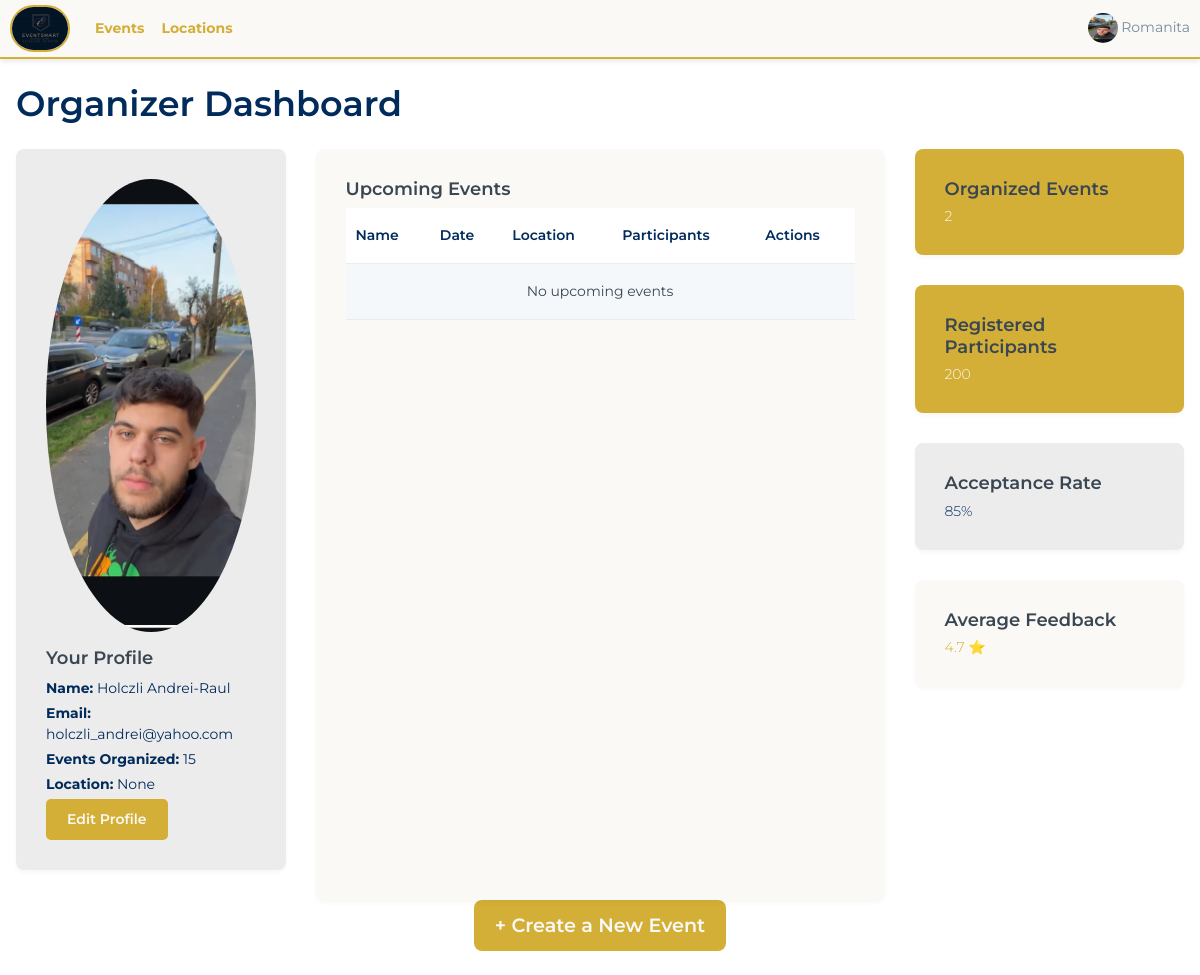
The page /home-organizer/ (signed in) on the database as committed earlier.
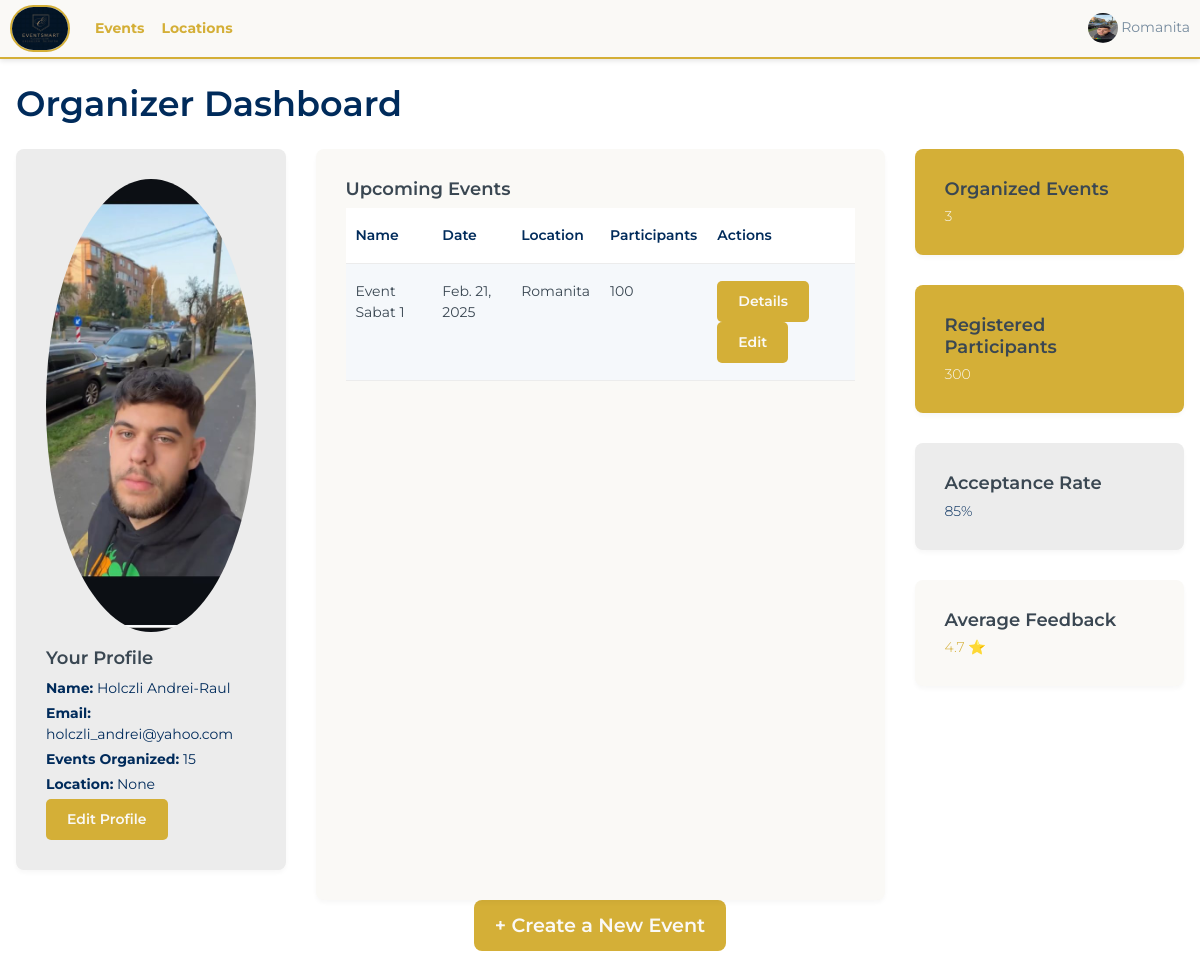
The same page on the database as committed later.
### base/models.py (models this page shows, shortened)
class Event(models.Model):
    location = models.ForeignKey(Location, on_delete=models.SET_NULL, null=True, blank=True)
    event_name = models.CharField(max_length=100)
    event_date = models.DateField()
    event_time = models.TimeField()
    event_description = models.TextField(null=True, blank=True)
    created_at = models.DateTimeField(auto_now_add=True)
    guests = models.ManyToManyField(Guests, related_name='events', blank=True)
    completed = models.BooleanField(default=False)
    types = models.ManyToManyField(Type, blank=True)
    cost = models.DecimalField(max_digits=10, decimal_places=2, default= 3000)
    updated_at = models.DateTimeField(auto_now=True)
    is_canceled = models.BooleanField(default=False)
    organized_by = models.ForeignKey(
            User,
            on_delete=models.CASCADE,
            related_name="organized_events",
            blank=True,
            null=True
        )

class Location(models.Model):
    owner = models.ForeignKey(User, on_delete=models.SET_NULL, null=True)
    name = models.CharField(max_length=100)
    description = models.TextField(null=True, blank=True)
    gallery = models.ImageField(upload_to='images/', null=True, blank=True)
    location = models.TextField(max_length=30)
    types = models.ManyToManyField(Type, blank=True)
    seats_numbers = models.IntegerField(null=True, blank=True)
    created_at = models.DateTimeField(auto_now_add=True)
    cost = models.DecimalField(max_digits=12, decimal_places=2,default=3000)
    number = models.CharField(max_length=20, default="+(40) 74 83 64 823")
    def __str__(self):
        return self.name

### base/views.py (the view)
@login_required
def home_organizer(request):
    events = Event.objects.all()
    upcoming_events = events.filter(event_date__gte=timezone.now())
    context = {
        'total_events': events.count(),
        'total_participants': sum(event.guests.count() for event in events),
        'acceptance_rate': 85,
        'average_feedback': 4.7,
        'upcoming_events': upcoming_events
    }
    return render(request, 'base/home-organizer.html', context)

### base/context_processors.py (called while the page is built)
def media_url(request):
    return {
        'MEDIA_URL': settings.MEDIA_URL
    }

### base/templates/base/home-organizer.html (shortened to what the changed rows need)
{% extends 'main.html' %}
{% block content %}
<div class="container-fluid mt-4 px-3">
    <h1 class="mb-4" style="color: #002B5B;">Organizer Dashboard</h1>
    <div class="row">
        <div class="col-md-6">
            <div class="card" style="background-color: #FAF9F6; color: #002B5B; border-radius: 8px; height: 100%;">
                <div class="card-body">
                    <table class="table table-striped" style="border-radius: 8px; border-color: #ECECEC;">
                        <thead>
                            <tr style="background-color: #ECECEC;">
                                <th style="color: #002B5B;">Name</th>
                                <th style="color: #002B5B;">Date</th>
                                <th style="color: #002B5B;">Location</th>
                                <th style="color: #002B5B;">Participants</th>
                                <th style="color: #002B5B;">Actions</th>
                            </tr>
                        </thead>
                        <tbody>
                            {% for event in upcoming_events %}
                            <tr>
                                <td>{{ event.event_name }}</td>
                                <td>{{ event.event_date }}</td>
                                <td>{{ event.location }}</td>
                                <td>{{ event.guests.count }}</td>
                                <td>
                                    <a href="{% url 'event_details' event.id %}" class="btn" style="background-color: #D4AF37; color: #FAF9F6; border-radius: 5px;">Details</a>
                                    <a href="{}" class="btn" style="background-color: #D4AF37; color: #FAF9F6; border-radius: 5px;">Edit</a>
                                </td>
                            </tr>
                            {% empty %}
                            <tr>
                                <td colspan="5" class="text-center">No upcoming events</td>
                            </tr>
                            {% endfor %}
                        </tbody>
                    </table>
                </div>
            </div>
        </div>
        <div class="col-md-3">
            <div class="card" style="background-color: #D4AF37; color: #FAF9F6; border-radius: 8px;">
                <div class="card-body">
                    <h5 class="card-title">Organized Events</h5>
                    <p class="card-text display-4">{{ total_events }}</p>
                </div>
            </div>
            <div class="card mt-3" style="background-color: #D4AF37; color: #FAF9F6; border-radius: 8px;">
                <div class="card-body">
                    <h5 class="card-title">Registered Participants</h5>
                    <p class="card-text display-4">{{ total_participants }}</p>
                </div>
            </div>
        </div>
    </div>
</div>
{% endblock %}

Rows that differ between the two databases and show on the page:
added Event: event_name "Event Sabat 1", event_date "Feb. 21, 2025", location "Romanita", guests.count "100"
Other text that changed with them:
{{ total_events }}: "2" → "3"
{{ total_participants }}: "200" → "300"
text no longer shown: "No upcoming events"
